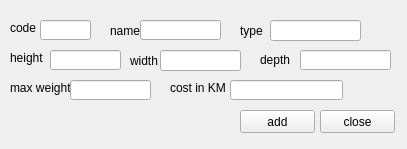
<?xml version="1.0" encoding="UTF-8"?>
<ui version="4.0">
 <class>addcarrierclass</class>
 <widget class="QWidget" name="addcarrierclass">
  <property name="geometry">
   <rect>
    <x>0</x>
    <y>0</y>
    <width>407</width>
    <height>149</height>
   </rect>
  </property>
  <property name="windowTitle">
   <string>Add Carrier</string>
  </property>
  <widget class="QPushButton" name="pushButton">
   <property name="geometry">
    <rect>
     <x>240</x>
     <y>110</y>
     <width>75</width>
     <height>23</height>
    </rect>
   </property>
   <property name="text">
    <string>add</string>
   </property>
  </widget>
  <widget class="QPushButton" name="pushButton_2">
   <property name="geometry">
    <rect>
     <x>320</x>
     <y>110</y>
     <width>75</width>
     <height>23</height>
    </rect>
   </property>
   <property name="text">
    <string>close</string>
   </property>
  </widget>
  <widget class="QLabel" name="label">
   <property name="geometry">
    <rect>
     <x>10</x>
     <y>20</y>
     <width>31</width>
     <height>16</height>
    </rect>
   </property>
   <property name="text">
    <string>code</string>
   </property>
  </widget>
  <widget class="QLabel" name="label_2">
   <property name="geometry">
    <rect>
     <x>110</x>
     <y>20</y>
     <width>31</width>
     <height>21</height>
    </rect>
   </property>
   <property name="text">
    <string>name</string>
   </property>
  </widget>
  <widget class="QLabel" name="label_3">
   <property name="geometry">
    <rect>
     <x>10</x>
     <y>50</y>
     <width>41</width>
     <height>16</height>
    </rect>
   </property>
   <property name="text">
    <string>height</string>
   </property>
  </widget>
  <widget class="QLabel" name="label_4">
   <property name="geometry">
    <rect>
     <x>130</x>
     <y>50</y>
     <width>31</width>
     <height>21</height>
    </rect>
   </property>
   <property name="text">
    <string>width</string>
   </property>
  </widget>
  <widget class="QLabel" name="label_5">
   <property name="geometry">
    <rect>
     <x>260</x>
     <y>50</y>
     <width>31</width>
     <height>20</height>
    </rect>
   </property>
   <property name="text">
    <string>depth</string>
   </property>
  </widget>
  <widget class="QLabel" name="label_6">
   <property name="geometry">
    <rect>
     <x>10</x>
     <y>80</y>
     <width>61</width>
     <height>16</height>
    </rect>
   </property>
   <property name="text">
    <string>max weight</string>
   </property>
  </widget>
  <widget class="QLabel" name="label_7">
   <property name="geometry">
    <rect>
     <x>170</x>
     <y>80</y>
     <width>61</width>
     <height>16</height>
    </rect>
   </property>
   <property name="text">
    <string>cost in KM</string>
   </property>
  </widget>
  <widget class="QLabel" name="label_8">
   <property name="geometry">
    <rect>
     <x>240</x>
     <y>20</y>
     <width>31</width>
     <height>21</height>
    </rect>
   </property>
   <property name="text">
    <string>type</string>
   </property>
  </widget>
  <widget class="QLineEdit" name="lineEdit">
   <property name="geometry">
    <rect>
     <x>40</x>
     <y>20</y>
     <width>51</width>
     <height>20</height>
    </rect>
   </property>
  </widget>
  <widget class="QLineEdit" name="lineEdit_2">
   <property name="geometry">
    <rect>
     <x>140</x>
     <y>20</y>
     <width>81</width>
     <height>20</height>
    </rect>
   </property>
  </widget>
  <widget class="QLineEdit" name="lineEdit_3">
   <property name="geometry">
    <rect>
     <x>50</x>
     <y>50</y>
     <width>71</width>
     <height>20</height>
    </rect>
   </property>
  </widget>
  <widget class="QLineEdit" name="lineEdit_4">
   <property name="geometry">
    <rect>
     <x>160</x>
     <y>50</y>
     <width>81</width>
     <height>21</height>
    </rect>
   </property>
  </widget>
  <widget class="QLineEdit" name="lineEdit_5">
   <property name="geometry">
    <rect>
     <x>300</x>
     <y>50</y>
     <width>91</width>
     <height>20</height>
    </rect>
   </property>
  </widget>
  <widget class="QLineEdit" name="lineEdit_6">
   <property name="geometry">
    <rect>
     <x>70</x>
     <y>80</y>
     <width>81</width>
     <height>20</height>
    </rect>
   </property>
  </widget>
  <widget class="QLineEdit" name="lineEdit_7">
   <property name="geometry">
    <rect>
     <x>230</x>
     <y>80</y>
     <width>113</width>
     <height>20</height>
    </rect>
   </property>
  </widget>
  <widget class="QLineEdit" name="lineEdit_8">
   <property name="geometry">
    <rect>
     <x>270</x>
     <y>20</y>
     <width>91</width>
     <height>21</height>
    </rect>
   </property>
  </widget>
 </widget>
 <tabstops>
  <tabstop>lineEdit</tabstop>
  <tabstop>lineEdit_2</tabstop>
  <tabstop>lineEdit_8</tabstop>
  <tabstop>lineEdit_3</tabstop>
  <tabstop>lineEdit_4</tabstop>
  <tabstop>lineEdit_5</tabstop>
  <tabstop>lineEdit_6</tabstop>
  <tabstop>lineEdit_7</tabstop>
  <tabstop>pushButton</tabstop>
  <tabstop>pushButton_2</tabstop>
 </tabstops>
 <resources/>
 <connections/>
</ui>
